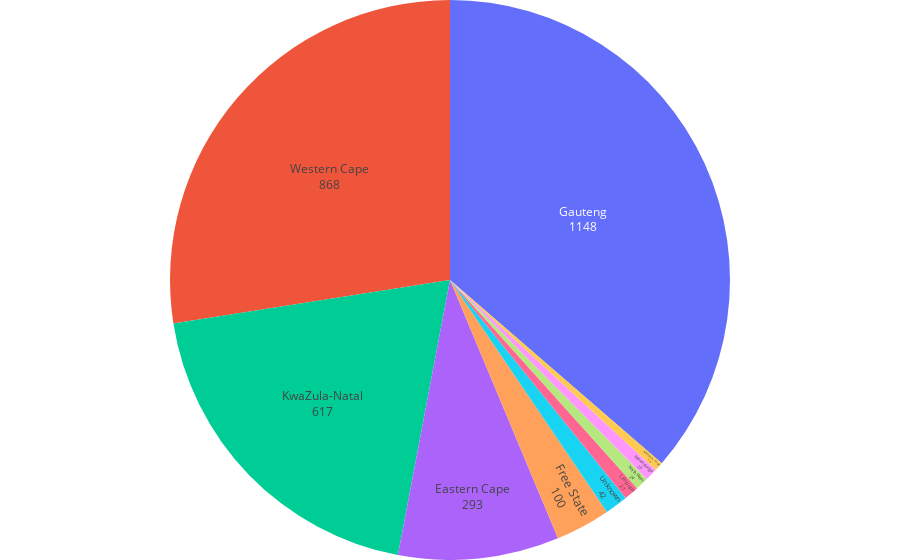

Notebook source saved alongside this figure:
### Code cell
fig_province = px.pie(prov_totals_data, values='total', names='province')
fig_province.update_layout(
    legend=dict(x=0, y=1), 
    showlegend=False,
    margin=empty_margin_dict,
#     margin=dict(
#         t=0, # 50
#         b=0,
#         l=0,
#         r=0,
#     ),
)
# hov_template = ''
fig_province.update_traces(hoverinfo= 'label+percent', 
                  hovertemplate = '%{label}<br>%{value}',
                  textinfo='value+label',
                  textposition='inside')
fig_province.show()

### Figure 1 — Plotly figure (JSON) as saved in the notebook; plotly's stock layout.template omitted (floating-point values rounded to 4 significant figures)
{"data": [{"domain": {"x": [0, 1], "y": [0, 1]}, "hoverinfo": "label+percent", "hovertemplate": "%{label}<br>%{value}", "labels": ["Eastern Cape", "Free State", "Gauteng", "KwaZula-Natal", "Limpopo", "Mpumalanga", "Northern Cape", "North West", "Western Cape", "Unknown"], "legendgroup": "", "name": "", "showlegend": true, "textinfo": "value+label", "textposition": "inside", "type": "pie", "values": [293, 100, 1148, 617, 27, 23, 16, 24, 868, 42]}], "layout": {"legend": {"tracegroupgap": 0, "x": 0, "y": 1}, "margin": {"b": 0, "l": 0, "r": 0, "t": 0}, "showlegend": false}}
